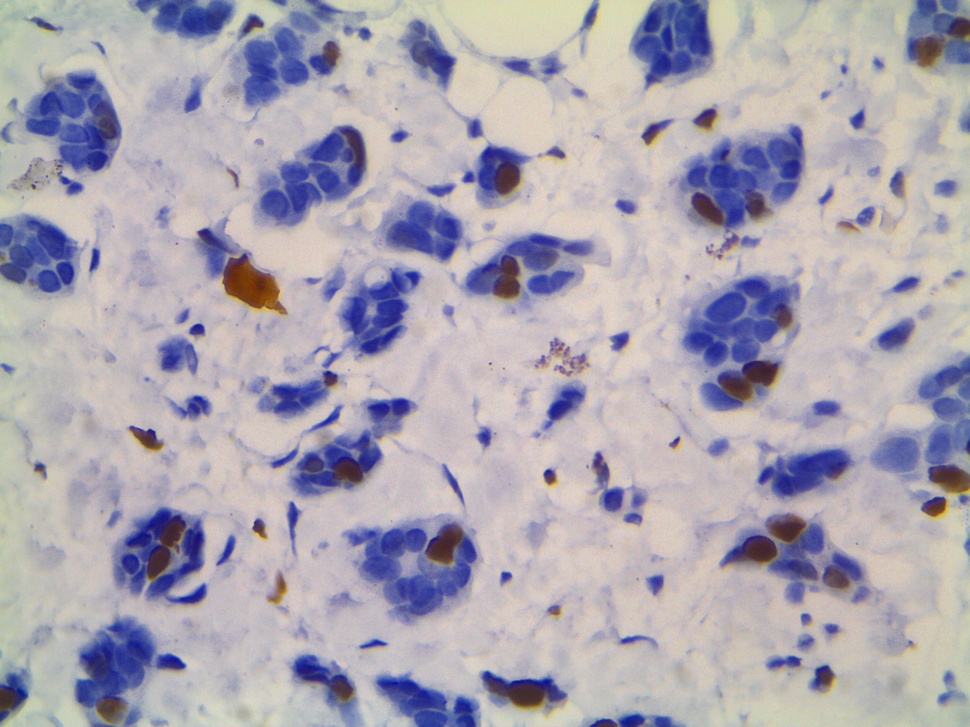
#> input picture breast01.jpg, 970 x 727 px, shrunk from 2048 x 1536 before the run
$ python staining.py
#> lines starting #> are read from the running program, lines starting #| are printed output that depends on the picture
#> further down, I is the input picture: shape (727, 970, 3); mean R, G, B 172, 166.6, 178
import matplotlib
matplotlib.use('TkAgg')
import matplotlib.pyplot as plt
import numpy
import skimage.io as io
import collections


def ComplementStainMatrix(W):
    WComp = W

    # calculate directed cross-product of first two columns
    if (W[0, 0]**2 + W[0, 1]**2) > 1:
        WComp[0, 2] = 0
    else:
        WComp[0, 2] = (1 - (W[0, 0]**2 + W[0, 1]**2))**0.5

    if (W[1, 0]**2 + W[1, 1]**2) > 1:
        WComp[1, 2] = 0
    else:
        WComp[1, 2] = (1 - (W[1, 0]**2 + W[1, 1]**2))**0.5

    if (W[2, 0]**2 + W[2, 1]**2) > 1:
        WComp[2, 2] = 0
    else:
        WComp[2, 2] = (1 - (W[2, 0]**2 + W[2, 1]**2))**0.5

    # normalize new vector to unit-norm
    WComp[:, 2] = WComp[:, 2] / numpy.linalg.norm(WComp[:, 2])

    return WComp

def ColorDeconvolution(I, W):

    # complement stain matrix if needed
    if numpy.linalg.norm(W[:, 2]) <= 1e-16:
        Wc = ComplementStainMatrix(W)
    else:
        Wc = W.copy()

    # normalize stains to unit-norm
    for i in range(Wc.shape[1]):
        Norm = numpy.linalg.norm(Wc[:, i])
        if Norm >= 1e-16:
            Wc[:, i] /= Norm

    # invert stain matrix
    Q = numpy.linalg.inv(Wc)

    # transform 3D input image to 2D RGB matrix format
    m = I.shape[0]
#> m = 727
    n = I.shape[1]
#> n = 970
    if I.shape[2] == 4:
        I = I[:, :, (0, 1, 2)]
    I = numpy.reshape(I, (m * n, 3))

    # transform input RGB to optical density values and deconvolve,
    # tfm back to RGB
    I = I.astype(dtype=numpy.float32)
    I[I == 0] = 1e-16
    ODfwd = -(255 * numpy.log(I / 255)) / numpy.log(255)
    ODdeconv = numpy.dot(ODfwd, numpy.transpose(Q))
    ODinv = numpy.exp(-(ODdeconv - 255) * numpy.log(255) / 255)

    # reshape output
    StainsFloat = numpy.reshape(ODinv, (m, n, 3))
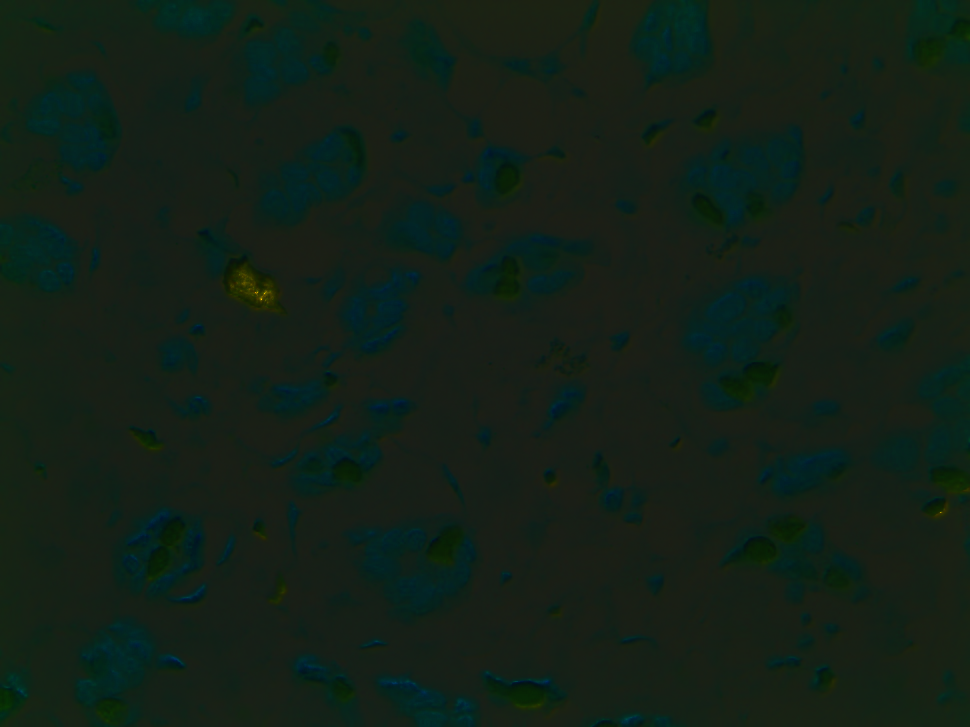
#> StainsFloat: shape (727, 970, 3) float64; mean of channels 0, 1, 2 162.3, 281.3, 198.8; drawn with min black and max white

    # transform type
    Stains = numpy.copy(StainsFloat)
    Stains[Stains > 255] = 255
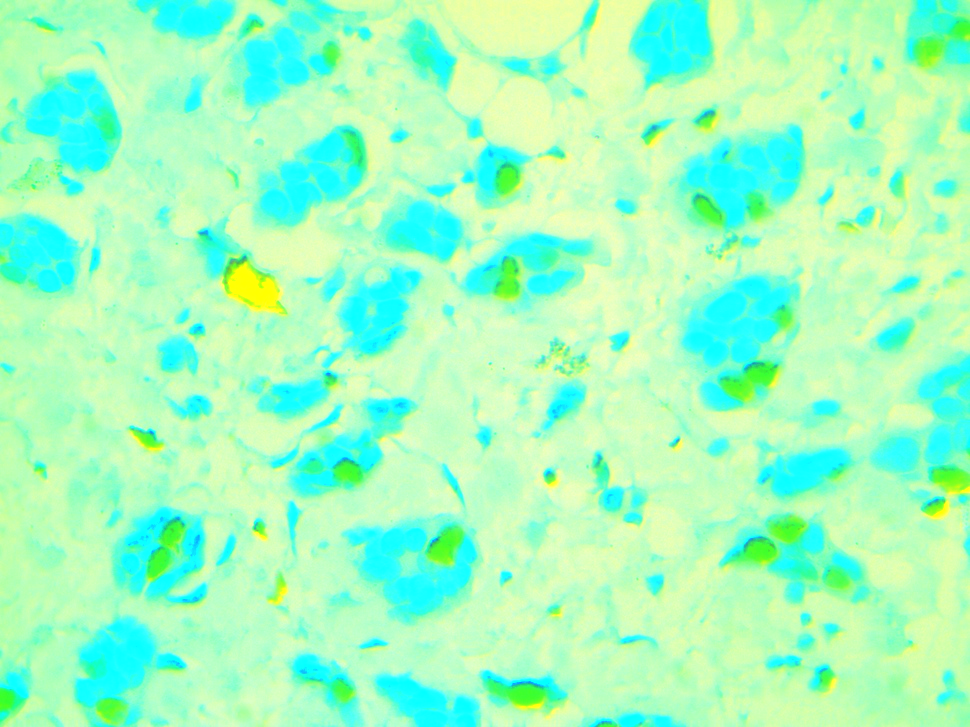
#> Stains: shape (727, 970, 3) float64; mean of channels 0, 1, 2 162, 254.7, 194.9; drawn as R, G, B
    Stains = Stains.astype(numpy.uint8)

    Unmixed = collections.namedtuple('Unmixed', ['Stains', 'StainsFloat', 'Wc'])
    Output = Unmixed(Stains, StainsFloat, Wc)
    return Output


def ColorConvolution(I, W):

    # transform 3D input image to 2D RGB matrix format
    m = I.shape[0]
#> m = 727
    n = I.shape[1]
#> n = 970
    I = numpy.reshape(I, (m * n, 3))

    # transform input RGB to optical density values and deconvolve,
    # tfm back to RGB
    I = I.astype(dtype=numpy.float32)
    ODfwd = -(255 * numpy.log(I / 255)) / numpy.log(255)
    ODdeconv = numpy.dot(ODfwd, numpy.transpose(W))
    ODinv = numpy.exp(-(ODdeconv - 255) * numpy.log(255) / 255)

    # reshape output
    IOut = numpy.reshape(ODinv, (m, n, 3))
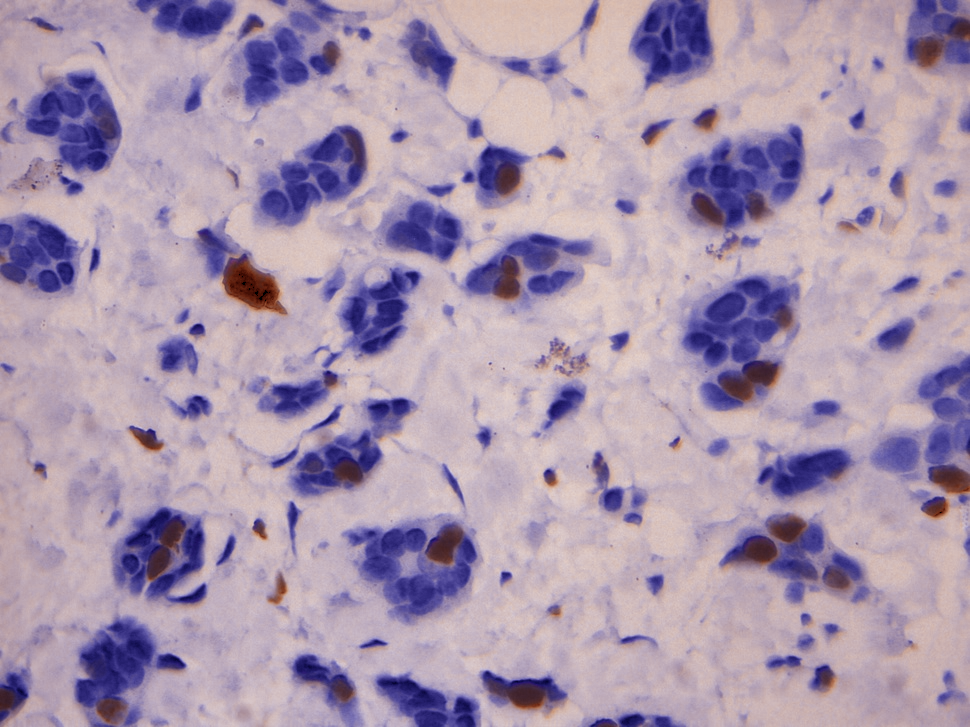
#> IOut: shape (727, 970, 3) float64; mean of channels 0, 1, 2 170.2, 152.1, 174.3; drawn as R, G, B
    IOut[IOut > 255] = 255
    IOut = IOut.astype(numpy.uint8)
    return IOut


# open image
I = io.imread('breast01.jpg')

# Define input image and H&E color matrix
W = numpy.array([[0.650, 0.072, 0.268],
                 [0.704, 0.990, 0.570],
                 [0.286, 0.105, 0.776]])


# perform color deconvolution
Unmixed = ColorDeconvolution(I, W)

# reconvolve color image
Remixed = ColorConvolution(Unmixed.Stains, W)

# color image of hematoxylin stain
WH = W.copy()
WH[:, 1] = 0
WH[:, 2] = 0
Hematoxylin = ColorConvolution(Unmixed.Stains, WH)
#> in ColorConvolution (call 2), `IOut = numpy.reshape(ODinv, (m, n, 3))`: IOut: shape (727, 970, 3) float64; 0.01% of the values are NaN or infinite; the others: min 5.16, max 255, mean 194.6
#> in ColorConvolution (call 2), `IOut = IOut.astype(numpy.uint8)`:
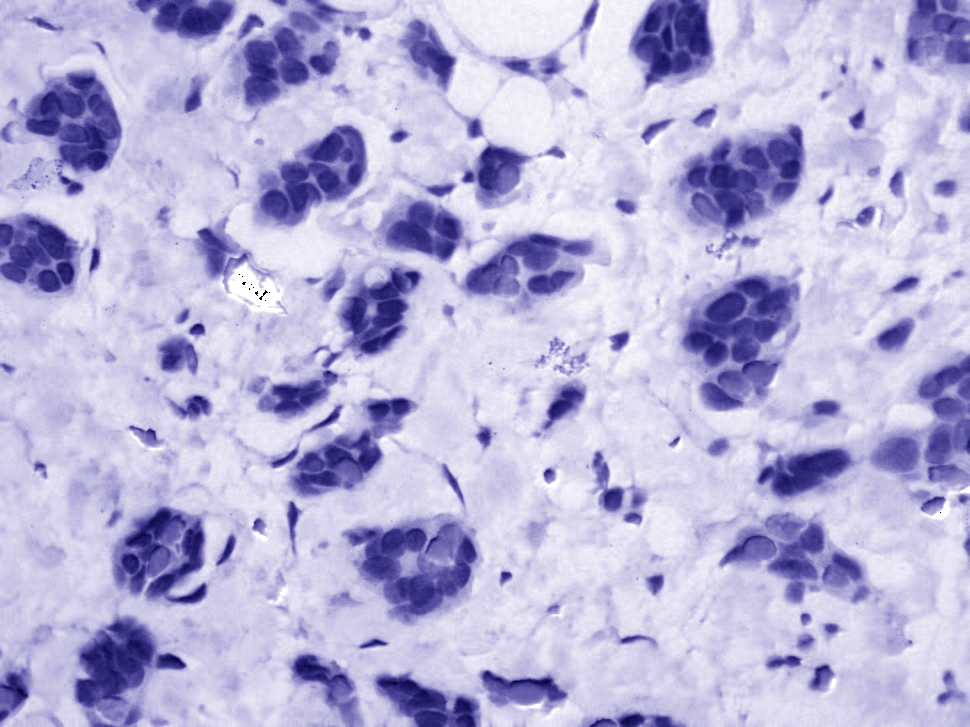
#> IOut: shape (727, 970, 3); mean of channels 0, 1, 2 184.4, 180.3, 217.5; drawn as R, G, B


# color image of eosin stain
WE = W.copy()
WE[:, 0] = 0
WE[:, 2] = 0
Eosin = ColorConvolution(Unmixed.Stains, WE)
#> in ColorConvolution (call 3), `IOut = numpy.reshape(ODinv, (m, n, 3))`: IOut: shape (727, 970, 3) float64; 0.01% of the values are NaN or infinite; the others: min 139.8, max 255, mean 254.9
#> in ColorConvolution (call 3), `IOut = IOut.astype(numpy.uint8)`:
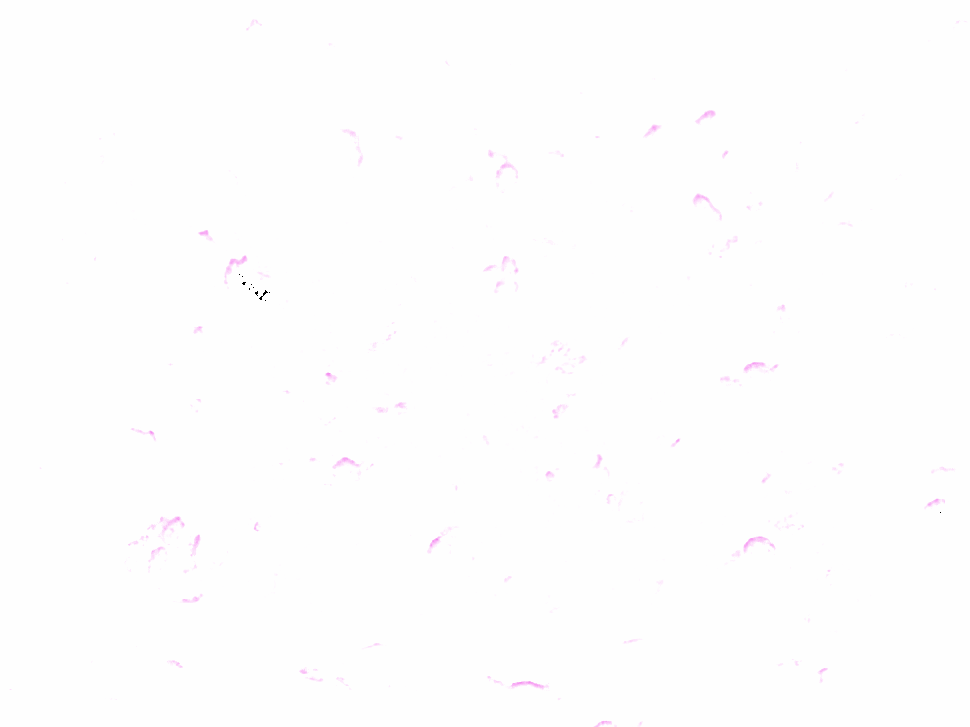
#> IOut: shape (727, 970, 3); mean of channels 0, 1, 2 254, 253.7, 254; drawn as R, G, B

WD = W.copy()
WD[:, 0] = 0
WD[:, 1] = 0
DAB = ColorConvolution(Unmixed.Stains, WD)
#> in ColorConvolution (call 4), `IOut = numpy.reshape(ODinv, (m, n, 3))`:
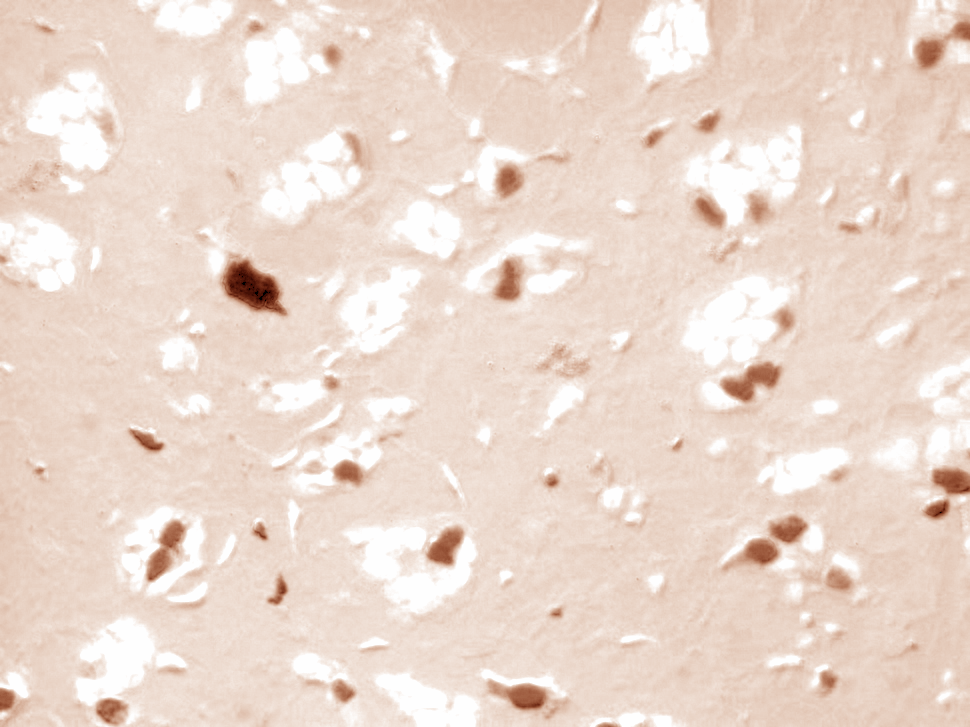
#> IOut: shape (727, 970, 3) float64; mean of channels 0, 1, 2 236.2, 217.6, 206; drawn as R, G, B
io.imsave('DAB.jpg', DAB)

# view output - check if coherent
plt.subplot(2, 2, 1)
plt.imshow(I)
plt.title('Input image')
plt.subplot(2, 2, 3)
plt.imshow(Hematoxylin)
plt.title('Hematoxylin')
plt.subplot(2, 2, 4)
plt.imshow(DAB)
plt.title('DAB')

plt.show()
